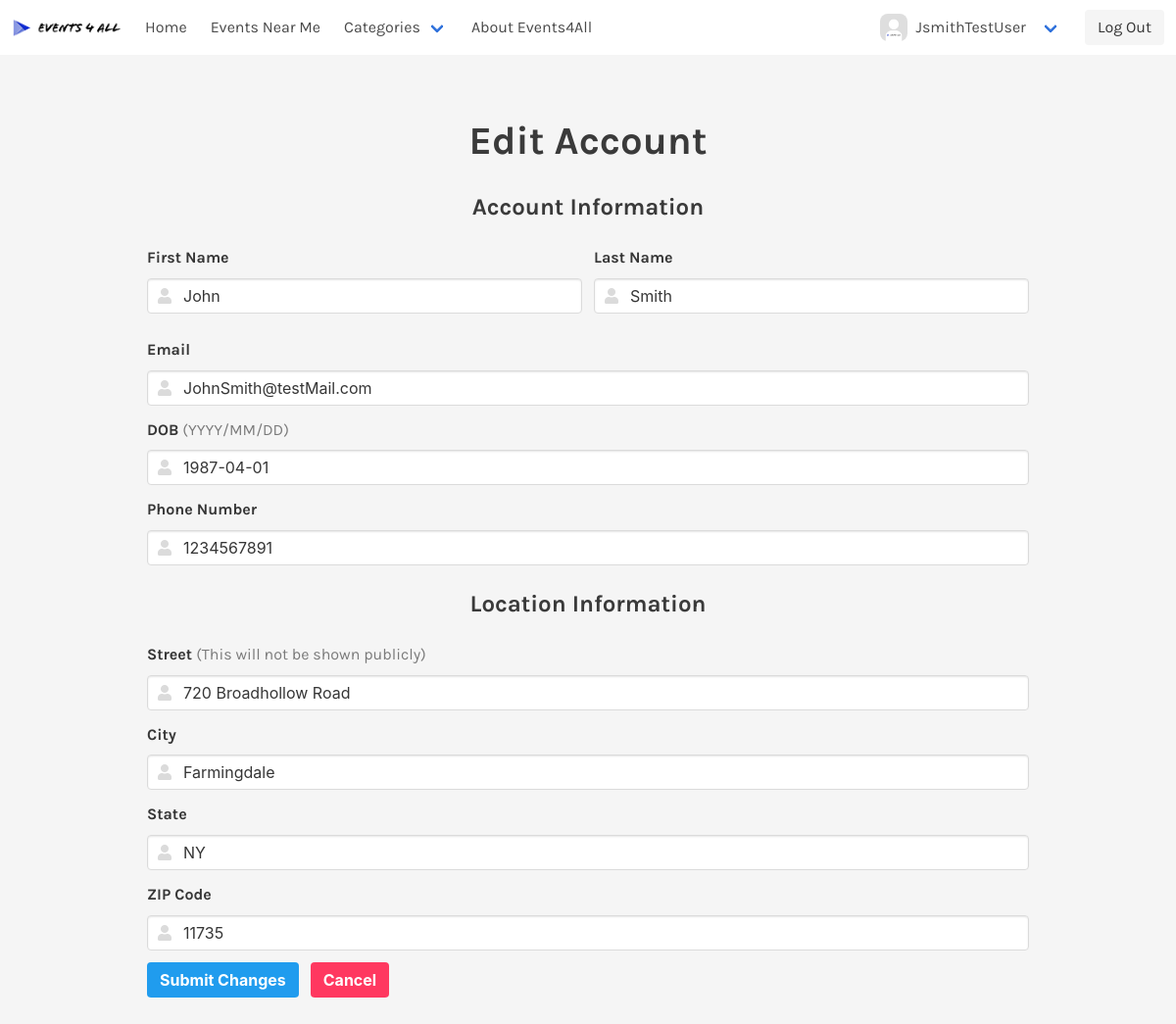
Before: /editAccount.php (signed in) with the older database file.
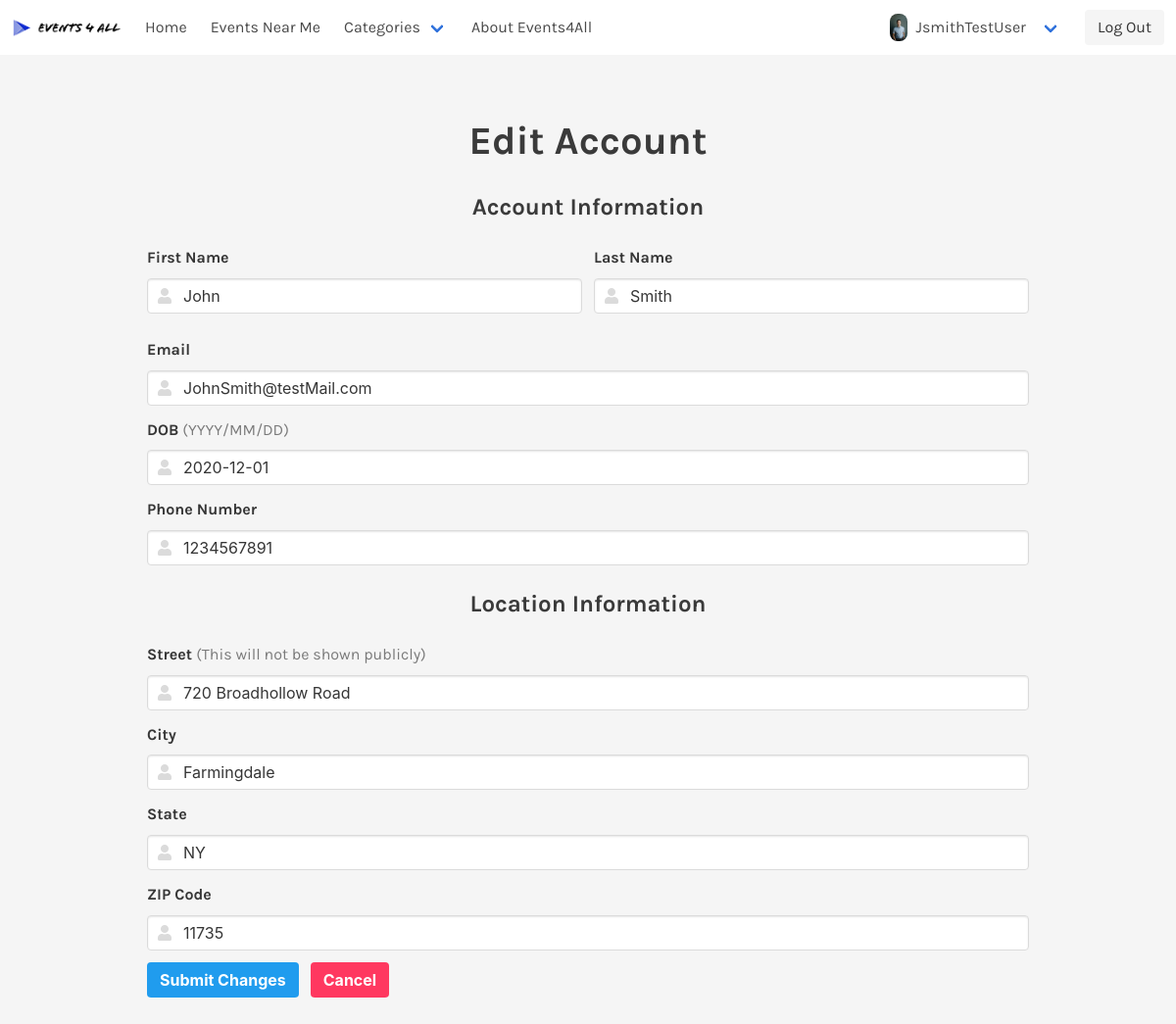
After: the same page with the newer database file.
### tables this page shows
CREATE TABLE `Users` (
  `userID` int(10) UNSIGNED NOT NULL,
  `email` varchar(255) NOT NULL,
  `userName` varchar(255) NOT NULL,
  `userPassword` varchar(255) NOT NULL,
  `firstName` varchar(50) DEFAULT NULL,
  `lastName` varchar(50) DEFAULT NULL,
  `street` varchar(255) DEFAULT NULL,
  `city` varchar(255) DEFAULT NULL,
  `USstate` varchar(255) DEFAULT NULL,
  `zip` int(5) DEFAULT NULL,
  `phone` char(10) DEFAULT NULL,
  `dateOfBirth` date NOT NULL
);

CREATE TABLE `UserProfile` (
  `profileID` int(11) NOT NULL,
  `userID` int(10) NOT NULL,
  `profileImg` varchar(255) DEFAULT NULL,
  `bio` text,
  `hobbies` text
);

### editAccount.php (the view, shortened to what the changed rows need)
<!DOCTYPE html>
<html lang="en">
<head>
    <link rel="stylesheet" href="./css/bulma.min.css">
    <link rel="stylesheet" href="./css/style.css">
    <link href="https://unpkg.com/aos@2.3.1/dist/aos.css" rel="stylesheet">
    <link rel="stylesheet" href="https://use.fontawesome.com/releases/v5.8.1/css/all.css">
</head>
<body>
<?php require './navbar.php'; ?>
<?php
if (($loggedon) && ($userID !== NULL) && ($userName !== NULL)) {
    $mysqli = new mysqli("localhost", "TestAdmin", "testadmin1", "EventsForAll");
    $query = "SELECT * FROM Users WHERE userName = '$userName'";
    $result = $mysqli->query($query);
    if ($result->num_rows > 0) {
       while($row = $result->fetch_assoc()) {
            $email = $row["email"];
            $firstName = $row["firstName"];
            $lastName = $row["lastName"];
            $street = $row["street"];
            $city = $row["city"];
            $state = $row["USstate"];
            $zip = $row["zip"];
            $phone = $row["phone"];
            $dob = $row["dateOfBirth"];
       }
    echo "
    <section class='section'>
        <div class='container'>";?>
            <form class='form' method='POST' action='<?php echo htmlspecialchars("./methods/processAccountChanges.php");?>'>
           <?php echo "<h2 class='is-size-2 has-text-weight-bold has-text-centered'>Edit Account</h2>
                <h2 class='is-size-4 has-text-weight-bold has-text-centered'>Account Information</h2>
                <div class='flexTwoFields'>
                    <div class='field'>
                        <label class='label is-size-6'>First Name</label>
                        <div class='control has-icons-left'>
                            <input id='EditName' class='input' name='firstName' required type='text' value='$firstName'>
                            <span class='icon is-small is-left'>
                            </span>
                        </div>
                    </div>
                    <div class='field'>
                        <label class='label is-size-6'>Last Name</label>
                        <div class='control has-icons-left'>
                            <input id='EditName' class='input' name='lastName' required type='text' value='$lastName'>
                            <span class='icon is-small is-left'>
                            </span>
                        </div>
                    </div>
                </div>
                <div class='field'>
                    <label class='label is-size-6'>Email</label>
                    <div class='control has-icons-left'>
                        <input id='EditEmail' class='input' name='email' required type='text' value='$email'>
                        <span class='icon is-small is-left'>
                        </span>
                    </div>
                </div>
                <div class='field'>
                    <label class='label is-size-6'>DOB <span
                            class='has-text-grey has-text-weight-normal'>(YYYY/MM/DD)</span></label>
                    <div class='control has-icons-left'>
                        <input id='EditAccountInformationDOB' name='dob' autocomplete='off' class='input' required type='text'
                            value='$dob'>
                        <span class='icon is-small is-left'>
                        </span>
                    </div>
                </div>
                <div class='field'>
                    <label class='label is-size-6'>Phone Number</label>
                    <div class='control has-icons-left'>
                        <input id='EditAccountInformationPhoneNumber' name='phone' class='input' required type='text'
                            value='$phone'>
                        <span class='icon is-small is-left'>
                        </span>
                    </div>
                </div>
                <h2 class='is-size-4 has-text-weight-bold has-text-centered'>Location Information</h2>
                <div class='field'>
                    <label class='label is-size-6'>Street <span class='has-text-grey has-text-weight-normal'>(This will
                            not be shown publicly)</span>
                    </label>
                    <div class='control has-icons-left'>
                        <input id='EditSteet' class='input' name='street' required type='text' value='$street'>
                        <span class='icon is-small is-left'>
                        </span>
                    </div>
                </div>
                <div class='field'>
                    <label class='label is-size-6'>City</label>
                    <div class='control has-icons-left'>
                        <input id='EditCity' class='input' name='city' required type='text' value='$city'>
                        <span class='icon is-small is-left'>
                        </span>
                    </div>
                </div>
                <div class='field'>
                    <label class='label is-size-6'>State</label>
                    <div class='control has-icons-left'>
                        <input id='EditState' class='input' name='state' required type='text' value='$state'>
                        <span class='icon is-small is-left'>
                        </span>
                    </div>
                </div>
                <div class='field'>
                    <label class='label is-size-6'>ZIP Code</label>
                    <div class='control has-icons-left'>
                        <input id='EditZip' class='input' name='zip' required type='text' value='$zip'>
                        <span class='icon is-small is-left'>
                        </span>
                    </div>
                </div>
                <div class='field is-grouped'>
                    <div class='control'>
                        <button value='submit' type='submit' class='button is-info has-text-weight-bold'>Submit
                            Changes</button>
                    </div>
                    <div class='control'>
                        <button class='button is-danger is-light has-text-weight-bold'>Cancel</button>
                    </div>
                </div>
            </form>
        </div>
    </section>
     ";
  }
 else {
     echo "Something Went wrong";
 }
}
?>
</body>
</html>

### navbar.php (shortened to what the changed rows need)
<?php
if (isset($_SESSION['loggedon'])) {
	$loggedon = $_SESSION['loggedon'];
}
else {
	$loggedon = FALSE;
}
if (isset($_SESSION['userID'])) {
    $userID = $_SESSION['userID'];
}
else {
	$userID = NULL;
}
if (isset($_SESSION['userName'])) {
    $userName = $_SESSION['userName'];
}
else {
	$userName = NULL;
}
if (($loggedon) && ($userName != NULL) && ($userID != NULL)){
  require './methods/databaseConnection.php';
$query = "SELECT profileImg FROM UserProfile WHERE  userID = '$userID'";
                    $result = $mysqli->query($query);
                    if ($result->num_rows > 0) {
                        while($row = $result->fetch_assoc()) {
                            $userImg = $row["profileImg"];
                        }
                    }
}
?>
    <nav class="navbar" role="navigation" aria-label="main navigation">
        <div id="navbarBasicExample" class="navbar-menu">
            <div class="navbar-end">
           <?php if ($loggedon) {  echo "<div class='navbar-item has-dropdown is-hoverable'>
                        <a class='navbar-link'>";
                        if ($userImg) {
                           echo "<img src='./images/$userName/$userImg' class='navBarProfilePicture' alt='User Profile Picture'>";
                        }
                        else{
                            echo "<img src='./images/ProfilePhotoWithLogo.png' class='navBarProfilePicture' alt='User Profile Picture'>";
                        }
                        echo "<h3 class='is-size-6'>$userName</h3>
                        </a>
                        <div class='navbar-dropdown'>
                            <a class='navbar-item' href='./myProfile.php'>My Profile</a>
                            <a class='navbar-item' href='./myAccount.php'>My Account</a>
                            <a class='navbar-item' href='./friends.php'>Friends</a>
                            <a class='navbar-item' href='./messages.php'>Messages</a>
                            <a class='navbar-item' href='./myEvents.php'>My Events</a>
                        </div>
                    </div> ";} ?>
                </div>
            </div>
    </nav>

Changed rows visible on the page:
added userprofile: profileImg (picture)
changed users "John": dob "1987-04-01" → "2020-12-01"
